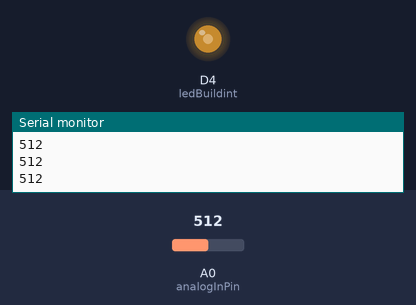
Simulated run of this sketch. Board: ESP8266 (NodeMCU). Parts: output pins drawn as LEDs (lit = HIGH), the last lines printed to the serial monitor. Inputs (shaded band) come from the test bench; at power-on: A0 (analogInPin) = 512.

Above: at 1.2 s.
1.3 s: A0 (analogInPin) set to 716
At 2.4 s:
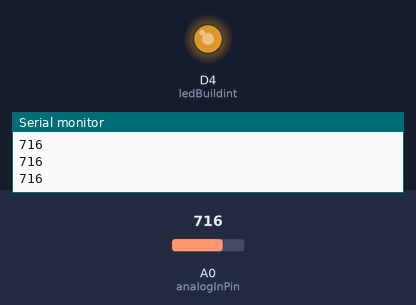
2.8 s: A0 (analogInPin) set to 900
At 3.5 s:
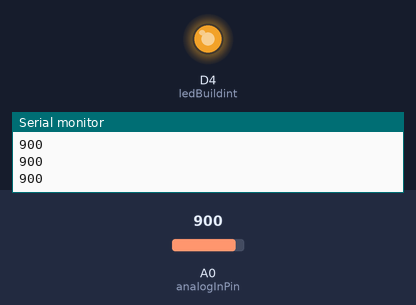
4.3 s: A0 (analogInPin) set to 122
At 4.6 s:
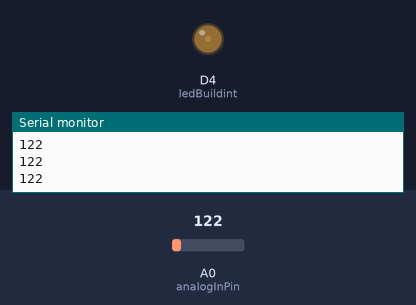
5.8 s: A0 (analogInPin) set to 0
At 7.1 s:
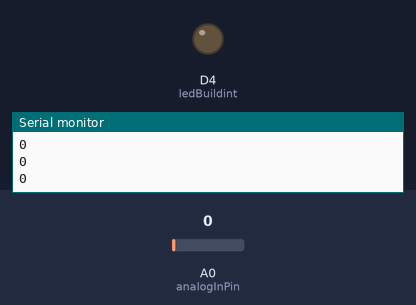
Timing chart, 0 to 8.3 s (numbered marks = the images above; inputs shaded):
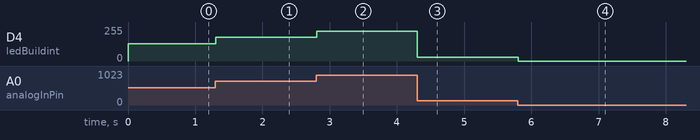

Measured:
- after the input at 1.3 s, D4 (ledBuildint): 128/255 → 179/255 at once
- after the input at 2.8 s, D4 (ledBuildint): 179/255 → 225/255 at once
- after the input at 4.3 s, D4 (ledBuildint): 225/255 → 30/255 at once
- after the input at 5.8 s, D4 (ledBuildint): 30/255 → 0/255 at once

The sketch:

analog-serial.ino
```cpp
/*
Referencias:
1. https://randomnerdtutorials.com/esp8266-adc-reading-analog-values-with-nodemcu/
2. https://github.com/openhomeautomation/iot-esp8266
*/

const int ledBuildint = D4;
const int analogInPin = A0; // The only analog pin on the Thing
int sensorValue = 0;        // Value read from the pot

void setup() {
  // Pin GPIO2 is an output
  pinMode(ledBuildint, OUTPUT);
  // Start Serial
  Serial.begin(9600);
}

void loop() {
  // Read the analog in value
  sensorValue  = analogRead(analogInPin);

  // Display data
  Serial.println(sensorValue);

  // Wait a few seconds between measurements.
  analogWrite(ledBuildint, sensorValue/4); // analogRead values go from 0 to 1023, analogWrite values from 0 to 255
}
```
